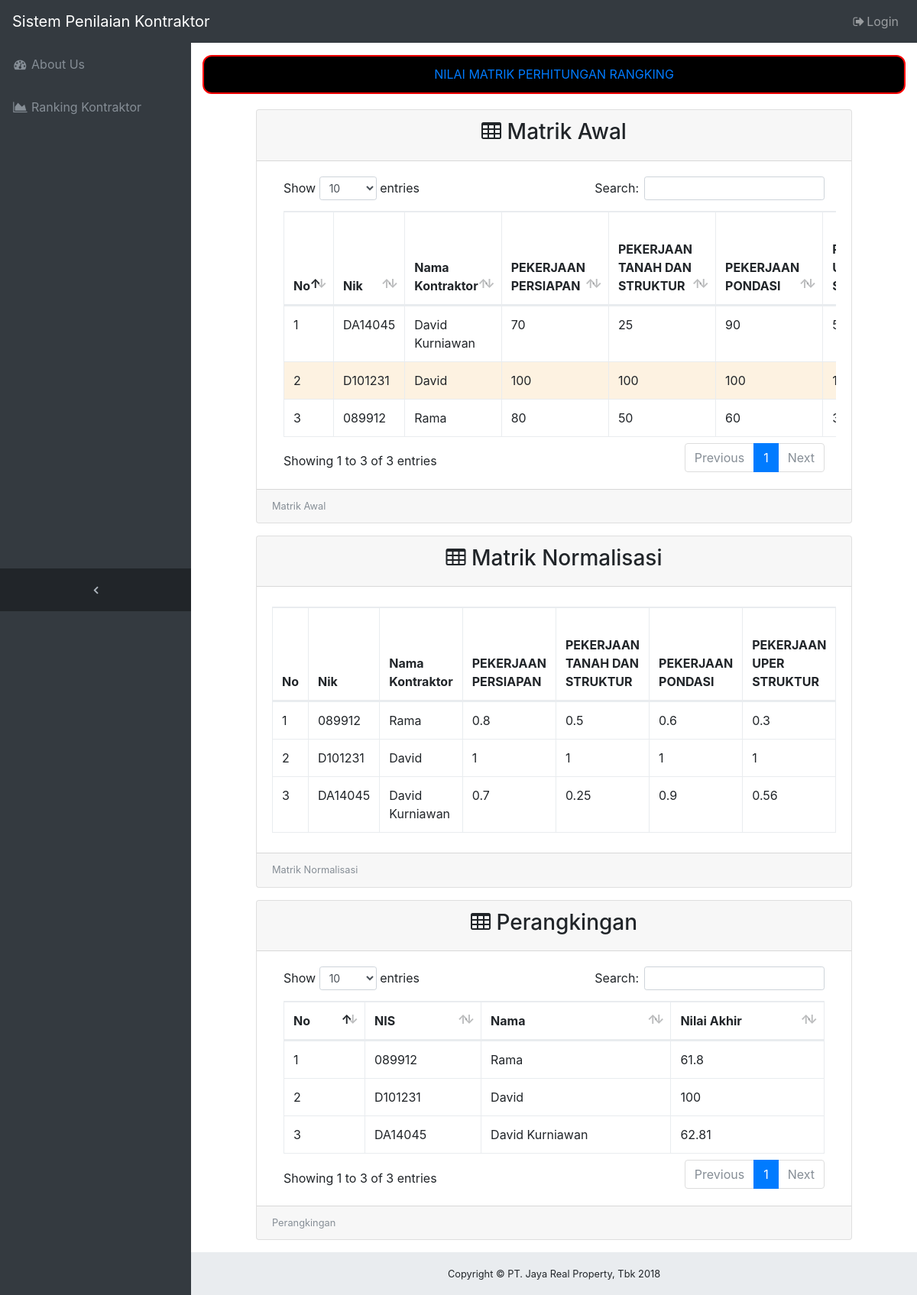
/ranking.php, run on the app's committed database.
### tables this page shows
CREATE TABLE `kriteria` (
  `id_kriteria` int(11) NOT NULL,
  `nama_kriteria` varchar(40) NOT NULL,
  `type_kriteria` varchar(20) NOT NULL,
  `bobot` float NOT NULL
);

CREATE TABLE `normalisasi` (
  `id_normalisasi` int(11) NOT NULL,
  `id_kontraktor` varchar(250) NOT NULL,
  `nilai1` double NOT NULL,
  `nilai2` double NOT NULL,
  `nilai3` double NOT NULL,
  `nilai4` double NOT NULL,
  `nilai5` double NOT NULL,
  `nilai6` double NOT NULL,
  `nilai7` double NOT NULL,
  `nilai8` double NOT NULL,
  `nilai9` double NOT NULL,
  `nilai10` double NOT NULL,
  `nilai11` double NOT NULL,
  `nilai12` double NOT NULL,
  `nilai13` double NOT NULL,
  `nilai14` double NOT NULL,
  `nilai15` double NOT NULL,
  `nilai16` double NOT NULL,
  `nilai17` double NOT NULL,
  `nilai18` double NOT NULL,
  `nilai19` double NOT NULL,
  `nilai20` double NOT NULL,
  `nilai21` double NOT NULL
);

CREATE TABLE `tbl_kontraktor` (
  `id_kontraktor` int(11) NOT NULL,
  `nik` varchar(250) NOT NULL,
  `nama` varchar(250) NOT NULL,
  `jabatan` varchar(250) NOT NULL,
  `tanggal` date NOT NULL
);

CREATE TABLE `bobot` (
  `ID` int(11) NOT NULL,
  `nilai1` float NOT NULL,
  `nilai2` float NOT NULL,
  `nilai3` float NOT NULL,
  `nilai4` float NOT NULL,
  `nilai5` float NOT NULL,
  `nilai6` float NOT NULL,
  `nilai7` float NOT NULL,
  `nilai8` float NOT NULL,
  `nilai9` float NOT NULL,
  `nilai10` float NOT NULL,
  `nilai11` float NOT NULL,
  `nilai12` float NOT NULL,
  `nilai13` float NOT NULL,
  `nilai14` float NOT NULL,
  `nilai15` float NOT NULL,
  `nilai16` float NOT NULL,
  `nilai17` float NOT NULL,
  `nilai18` float NOT NULL,
  `nilai19` float NOT NULL,
  `nilai20` float NOT NULL,
  `nilai21` float NOT NULL
);

### ranking.php (the view, shortened to what this page needs)
<!DOCTYPE html>
<html lang="en">
<head>
  <link href="vendor/bootstrap/css/bootstrap.min.css" rel="stylesheet">
  <link href="vendor/font-awesome/css/font-awesome.min.css" rel="stylesheet" type="text/css">
  <link href="vendor/datatables/dataTables.bootstrap4.css" rel="stylesheet">
  <link href="css/sb-admin.css" rel="stylesheet">
</head>
<body class="fixed-nav sticky-footer bg-dark" id="page-top">
  <nav class="navbar navbar-expand-lg navbar-dark bg-dark fixed-top" id="mainNav">
    <a class="navbar-brand" href="index.php">Sistem Penilaian Kontraktor</a>
    <div class="collapse navbar-collapse" id="navbarResponsive">
      <ul class="navbar-nav navbar-sidenav" id="exampleAccordion">
        <li class="nav-item" data-toggle="tooltip" data-placement="right" title="Dashboard">
          <a class="nav-link" href="index.php">
            <i class="fa fa-fw fa-dashboard"></i>
            <span class="nav-link-text">About Us</span>
          </a>
        </li>
        <li class="nav-item" data-toggle="tooltip" data-placement="right" title="Charts">
          <a class="nav-link" href="ranking.php">
            <i class="fa fa-fw fa-area-chart"></i>
            <span class="nav-link-text">Ranking Kontraktor</span>
          </a>
        </li>
      </ul>
      <ul class="navbar-nav sidenav-toggler">
        <li class="nav-item">
          <a class="nav-link text-center" id="sidenavToggler">
            <i class="fa fa-fw fa-angle-left"></i>
          </a>
        </li>
      </ul>
      <ul class="navbar-nav ml-auto">
        <li class="nav-item">
          <a class="nav-link" data-toggle="modal" data-target="#exampleModal">
            <i class="fa fa-fw fa-sign-out"></i>Login</a>
        </li>
      </ul>
    </div>
  </nav>
  <div class="content-wrapper">
    <div class="container-fluid">
<div class="col-12 attention">
          <a href="#">NILAI MATRIK PERHITUNGAN RANGKING</a>
      </div>
<?php
  function getNama($id){
    $q =mysql_query("SELECT * From tbl_kontraktor where nik = '$id' order by id_kontraktor asc");
    $d = mysql_fetch_array($q);
    return $d['nama'];
  }
  ?>
      <div class="card mb-3 table-matrik">
        <div class="card-header" style="text-align: center;"><h3>
          <i class="fa fa-table"></i> Matrik Awal</h3> </div>
        <div class="card-body">
          <div class="table-responsive">
            <table class="table table-bordered" id="dataTable" width="100%" cellspacing="0">
              <thead>
                <tr>
                  <th>No</th>
                  <th>Nik</th>
                  <th>Nama Kontraktor</th>
 <?php
  $lihatmember = mysql_query("select * from kriteria");
   while($member = mysql_fetch_array($lihatmember)){
    echo "<th>".$member['nama_kriteria']."</th>";
   }
  ?>
                </tr>
              </thead>
              <tbody>
<?php
  $baris=1;
  $lihatmember = mysql_query("select * from normalisasi");
   while($member = mysql_fetch_array($lihatmember))
   {
     $warna= ($baris% 2 == 1) ? "#FFFFFF" : "#FDF2E1";
   ?>
   <?php
    echo "<tr bgcolor=\"".$warna."\">";
  ?>
    <td><?php echo $baris;?></td>
    <td><?php echo $member['id_kontraktor'];?></td>
    <td><?php echo getNama($member['id_kontraktor']);?></td>
    <td><?php echo $member['nilai1'];?></td>
    <td><?php echo $member['nilai2'];?></td>
    <td><?php echo $member['nilai3'];?></td>
    <td><?php echo $member['nilai4'];?></td>
  </tr>
   <?php
   $baris++;
   }
  ?>
              </tbody>
            </table>
          </div>
        </div>
        <div class="card-footer small text-muted">Matrik Awal</div>
      </div>
<?php
 $crMax = mysql_query("SELECT max(nilai1) as maxK1,
                        max(nilai2) as maxK2,
                        max(nilai3) as maxK3,
                        max(nilai4) as maxK4,
                        max(nilai5) as maxK5,
                        max(nilai6) as maxK6,
                        max(nilai7) as maxK7,
                        max(nilai8) as maxK8,
                        max(nilai9) as maxK9,
                        max(nilai10) as maxK10,
                        max(nilai11) as maxK11,
                        max(nilai12) as maxK12,
                        max(nilai13) as maxK13,
                        max(nilai14) as maxK14,
                        max(nilai15) as maxK15,
                        max(nilai16) as maxK16,
                        max(nilai17) as maxK17,
                        max(nilai18) as maxK18,
                        max(nilai19) as maxK19,
                        max(nilai20) as maxK20,
                        max(nilai21) as maxK21
            FROM normalisasi");
    $max = mysql_fetch_array($crMax);
    $sql2 = mysql_query("SELECT * FROM normalisasi order by id_normalisasi desc");
 ?>
      <div class="card mb-3 table-matrik">
        <div class="card-header" style="text-align: center;"> <h3><i class="fa fa-table"></i> Matrik Normalisasi</h3></div>
        <div class="card-body">
          <div class="table-responsive">
            <table class="table table-bordered" id="dataTable1" width="100%" cellspacing="0">
              <thead>
                <tr>
                  <th>No</th>
                  <th>Nik</th>
                  <th>Nama Kontraktor</th>
                  <?php
      $query = "select * from kriteria";
      $result = mysql_query($query);
      while ($row = mysql_fetch_array($result)){
      ?>
      <th><?php echo ucfirst($row['nama_kriteria']); }?></th>
                </tr>
              </thead>
              <tbody>
                <tr>
<?php
  $no = 1;
    while ($dt2 = mysql_fetch_array($sql2)) {
        echo "<tr>
            <td>$no</td><td>".$dt2['id_kontraktor']."</td><td>".getNama($dt2['id_kontraktor'])."</td><td>".round($dt2['nilai1']/$max['maxK1'],2)."</td><td>".round($dt2['nilai2']/$max['maxK2'],2)."</td><td>".round($dt2['nilai3']/$max['maxK3'],2)."</td><td>".round($dt2['nilai4']/$max['maxK4'],2)."</td><td>".round($dt2['nilai5']/$max['maxK5'],2)."</td><td>".round($dt2['nilai6']/$max['maxK6'],2)."</td><td>".round($dt2['nilai7']/$max['maxK7'],2)."</td><td>".round($dt2['nilai8']/$max['maxK8'],2)."</td><td>".round($dt2['nilai9']/$max['maxK9'],2)."</td><td>".round($dt2['nilai10']/$max['maxK10'],2)."</td><td>".round($dt2['nilai11']/$max['maxK11'],2)."</td><td>".round($dt2['nilai12']/$max['maxK12'],2)."</td><td>".round($dt2['nilai13']/$max['maxK13'],2)."</td><td>".round($dt2['nilai14']/$max['maxK14'],2)."</td><td>".round($dt2['nilai15']/$max['maxK15'],2)."</td><td>".round($dt2['nilai16']/$max['maxK16'],2)."</td><td>".round($dt2['nilai17']/$max['maxK17'],2)."</td><td>".round($dt2['nilai18']/$max['maxK18'],2)."</td><td>".round($dt2['nilai19']/$max['maxK19'],2)."</td><td>".round($dt2['nilai20']/$max['maxK20'],2)."</td><td>".round($dt2['nilai21']/$max['maxK21'],2)."</td>
        </tr>";
    $no++;
    }
  ?>
                </tr>
              </tbody>
            </table>
          </div>
        </div>
        <div class="card-footer small text-muted">Matrik Normalisasi</div>
      </div>
       <div class="card mb-3 table-matrik">
        <div class="card-header" style="text-align: center;"><h3><i class="fa fa-table"></i> Perangkingan</h3></div>
        <div class="card-body">
          <div class="table-responsive">
            <table class="table table-bordered" id="dataTable2" width="100%" cellspacing="0">
              <thead>
                <tr>
                  <th>No</th>
                  <th>NIS</th>
                  <th>Nama</th>
                  <th>Nilai Akhir</th>
                </tr>
              </thead>
              <tbody>
                <?php
    $sql3 = mysql_query("SELECT * FROM normalisasi order by id_normalisasi desc");
    $sql4 = mysql_query("SELECT * FROM `bobot` WHERE 1");
    $no = 1;
      while ($dt4 = mysql_fetch_array($sql4)) {
    while ($dt3 = mysql_fetch_array($sql3)) {
        echo "<tr>
            <td>$no</td><td>".$dt3['id_kontraktor']."</td><td>".getNama($dt3['id_kontraktor'])."</td>
            <td>".round(($dt3['nilai1']*$dt4[1])+
            ($dt3['nilai2']*$dt4[2])+
            ($dt3['nilai3']*$dt4[3])+
            ($dt3['nilai4']*$dt4[4])+
            ($dt3['nilai5']*$dt4[5])+
            ($dt3['nilai6']*$dt4[6])+
            ($dt3['nilai7']*$dt4[7])+
            ($dt3['nilai8']*$dt4[8])+
            ($dt3['nilai9']*$dt4[9])+
            ($dt3['nilai10']*$dt4[10])+
            ($dt3['nilai11']*$dt4[11])+
            ($dt3['nilai12']*$dt4[12])+
            ($dt3['nilai13']*$dt4[13])+
            ($dt3['nilai14']*$dt4[14])+
            ($dt3['nilai15']*$dt4[15])+
            ($dt3['nilai16']*$dt4[16])+
            ($dt3['nilai17']*$dt4[17])+
            ($dt3['nilai18']*$dt4[18])+
            ($dt3['nilai19']*$dt4[19])+
            ($dt3['nilai20']*$dt4[20])+
            ($dt3['nilai21']*$dt4[21]),2)."</td>";
        echo "</tr>";
    $no++;
        }
    }
  ?>
              </tbody>
            </table>
          </div>
        </div>
        <div class="card-footer small text-muted">Perangkingan</div>
      </div>
    </div>
    <footer class="sticky-footer">
      <div class="container">
        <div class="text-center">
          <small>Copyright © PT. Jaya Real Property, Tbk 2018</small>
        </div>
      </div>
    </footer>
  </div>
</body>
</html>

### css/sb-admin.css (style rules this page uses)
html { position: relative; min-height: 100%; }
body { overflow-x: hidden; }
body.sticky-footer { margin-bottom: 56px; }
body.sticky-footer .content-wrapper { min-height: calc(100vh - 56px - 56px); }
body.fixed-nav { padding-top: 56px; }
.content-wrapper { min-height: calc(100vh - 56px); padding-top: 1rem; }
.attention { text-align: center; margin-bottom: 20px; border: aqua; background: black; border: 2px solid red; border-radius: 12px; padding-top: 11px; padding-bottom: 12px; }
#mainNav .navbar-collapse { overflow: auto; max-height: 75vh; }
#mainNav .navbar-collapse .navbar-nav .nav-item .nav-link { cursor: pointer; }
#mainNav .navbar-collapse .sidenav-toggler { display: none; }
@media (min-width: 992px) { #mainNav .navbar-brand { width: 250px; } }
@media (min-width: 992px) { #mainNav .navbar-collapse { overflow: visible; max-height: none; } }
@media (min-width: 992px) { #mainNav .navbar-collapse .navbar-sidenav { position: absolute; top: 0; left: 0; overflow-x: hidden; overflow-y: auto; -webkit-flex-direction: column; -ms-flex-direction: column; flex-direction: column; margin-top: 56px; } }
@media (min-width: 992px) { #mainNav .navbar-collapse .navbar-sidenav > .nav-item { width: 250px; padding: 0; } }
@media (min-width: 992px) { #mainNav .navbar-collapse .navbar-sidenav > .nav-item > .nav-link { padding: 1em; } }
#mainNav.fixed-top .sidenav-toggler { display: none; }
@media (min-width: 992px) { #mainNav.fixed-top .navbar-sidenav { height: calc(100vh - 112px); } }
@media (min-width: 992px) { #mainNav.fixed-top .sidenav-toggler { position: absolute; top: 0; left: 0; display: flex; overflow-x: hidden; overflow-y: auto; -webkit-flex-direction: column; -ms-flex-direction: column; flex-direction: column; margin-top: calc(100vh - 56px); } }
@media (min-width: 992px) { #mainNav.fixed-top .sidenav-toggler > .nav-item { width: 250px; padding: 0; } }
@media (min-width: 992px) { #mainNav.fixed-top .sidenav-toggler > .nav-item > .nav-link { padding: 1em; } }
#mainNav.fixed-top.navbar-dark .sidenav-toggler { background-color: #212529; }
#mainNav.fixed-top.navbar-dark .sidenav-toggler a i { color: #adb5bd; }
.content-wrapper { overflow-x: hidden; background: white; }
@media (min-width: 992px) { .content-wrapper { margin-left: 250px; } }
#sidenavToggler i { font-weight: 800; }
#mainNav.navbar-dark .navbar-collapse .navbar-sidenav > .nav-item > .nav-link { color: #868e96; }
@media (min-width: 992px) { #mainNav.navbar-dark .navbar-collapse .navbar-sidenav { background: #343a40; } }
footer.sticky-footer { position: absolute; right: 0; bottom: 0; width: 100%; height: 56px; background-color: #e9ecef; line-height: 55px; }
@media (min-width: 992px) { footer.sticky-footer { width: calc(100% - 250px); } }
.table-matrik { margin: 0px 70px 0px 70px; }
.nav-link { cursor: pointer; }

### data on the page
kriteria: nama_kriteria "PEKERJAAN PERSIAPAN"
kriteria: nama_kriteria "PEKERJAAN TANAH DAN STRUKTUR"
kriteria: nama_kriteria "PEKERJAAN PONDASI"
normalisasi: id_kontraktor "DA14045", id_kontraktor.nama "David Kurniawan", nilai1 "70", nilai2 "25", nilai3 "90", maxK1 "0.7", maxK2 "0.25", maxK3 "0.9", maxK4 "0.56", nilai1+nilai2+nilai3 "62.81"
normalisasi: id_kontraktor "D101231", id_kontraktor.nama "David", nilai1 "100", nilai2 "100", nilai3 "100", maxK1 "1", maxK2 "1", maxK3 "1", maxK4 "1"
normalisasi: id_kontraktor "089912", id_kontraktor.nama "Rama", nilai1 "80", nilai2 "50", nilai3 "60", maxK1 "0.8", maxK2 "0.5", maxK3 "0.6", maxK4 "0.3", nilai1+nilai2+nilai3 "61.8"
kriteria: nama_kriteria "PEKERJAAN UPER STRUKTUR"
